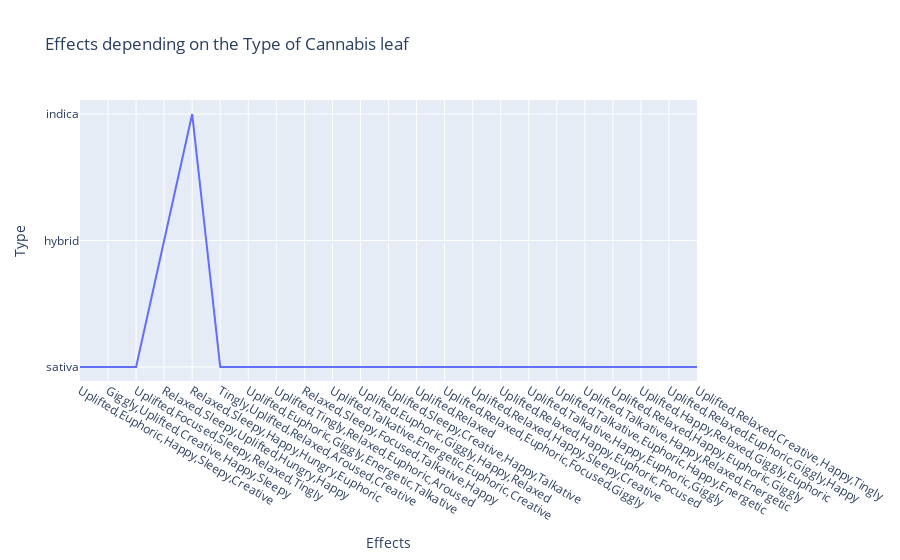

Notebook code for this chart:
### Code cell
fig = go.Figure(data=go.Scatter(x=rating3['Effects'],y=rating3['Type'],mode='lines')) # hover text goes here
fig.update_layout(title='Effects depending on the Type of Cannabis leaf',xaxis_title="Effects",yaxis_title="Type")    
fig.show()

### Figure 1 — Plotly figure (JSON) as saved in the notebook; plotly's stock layout.template omitted (floating-point values rounded to 4 significant figures)
{"data": [{"mode": "lines", "type": "scatter", "x": ["Uplifted,Euphoric,Happy,Sleepy,Creative", "Giggly,Uplifted,Creative,Happy,Sleepy", "Uplifted,Focused,Sleepy,Relaxed,Tingly", "Relaxed,Sleepy,Uplifted,Hungry,Happy", "Relaxed,Sleepy,Happy,Hungry,Euphoric", "Tingly,Uplifted,Relaxed,Aroused,Creative", "Uplifted,Euphoric,Giggly,Energetic,Talkative", "Uplifted,Tingly,Relaxed,Euphoric,Aroused", "Relaxed,Sleepy,Focused,Talkative,Happy", "Uplifted,Talkative,Energetic,Euphoric,Creative", "Uplifted,Euphoric,Giggly,Happy,Relaxed", "Uplifted,Sleepy,Creative,Happy,Talkative", "Uplifted,Relaxed", "Uplifted,Relaxed,Euphoric,Focused,Giggly", "Uplifted,Relaxed,Happy,Sleepy,Creative", "Uplifted,Relaxed,Happy,Euphoric,Focused", "Uplifted,Talkative,Happy,Euphoric,Giggly", "Uplifted,Talkative,Euphoric,Happy,Energetic", "Uplifted,Talkative,Happy,Relaxed,Energetic", "Uplifted,Relaxed,Happy,Euphoric,Giggly", "Uplifted,Happy,Relaxed,Giggly,Euphoric", "Uplifted,Relaxed,Euphoric,Giggly,Happy", "Uplifted,Relaxed,Creative,Happy,Tingly"], "y": ["sativa", "sativa", "sativa", "hybrid", "indica", "sativa", "sativa", "sativa", "sativa", "sativa", "sativa", "sativa", "sativa", "sativa", "sativa", "sativa", "sativa", "sativa", "sativa", "sativa", "sativa", "sativa", "sativa"]}], "layout": {"title": {"text": "Effects depending on the Type of Cannabis leaf"}, "xaxis": {"title": {"text": "Effects"}}, "yaxis": {"title": {"text": "Type"}}}}
